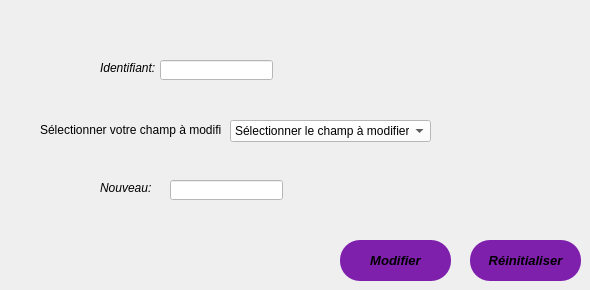
        <widget class="QWidget" name="tab_11">
         <attribute name="title">
          <string>Modifier  un seul champ</string>
         </attribute>
         <widget class="QLabel" name="label_20">
          <property name="geometry">
           <rect>
            <x>100</x>
            <y>60</y>
            <width>81</width>
            <height>16</height>
           </rect>
          </property>
          <property name="font">
           <font>
            <italic>true</italic>
           </font>
          </property>
          <property name="text">
           <string>Identifiant:</string>
          </property>
         </widget>
         <widget class="QLineEdit" name="idmodif">
          <property name="geometry">
           <rect>
            <x>160</x>
            <y>60</y>
            <width>113</width>
            <height>20</height>
           </rect>
          </property>
          <property name="styleSheet">
           <string notr="true">color: rgb(255, 255, 255);
background-color: rgb(255, 255, 255);
border-color: rgb(255, 255, 255);</string>
          </property>
         </widget>
         <widget class="QLabel" name="label_36">
          <property name="geometry">
           <rect>
            <x>100</x>
            <y>180</y>
            <width>81</width>
            <height>16</height>
           </rect>
          </property>
          <property name="font">
           <font>
            <italic>true</italic>
           </font>
          </property>
          <property name="text">
           <string>Nouveau:</string>
          </property>
         </widget>
         <widget class="QComboBox" name="combo1">
          <property name="geometry">
           <rect>
            <x>230</x>
            <y>120</y>
            <width>201</width>
            <height>22</height>
           </rect>
          </property>
          <property name="styleSheet">
           <string notr="true">background-color: rgb(255, 255, 255);</string>
          </property>
          <item>
           <property name="text">
            <string>Sélectionner le champ à modifier</string>
           </property>
          </item>
          <item>
           <property name="text">
            <string>identifiant</string>
           </property>
          </item>
          <item>
           <property name="text">
            <string>Nom &amp;Prénom</string>
           </property>
          </item>
          <item>
           <property name="text">
            <string>fonctionnalité</string>
           </property>
          </item>
          <item>
           <property name="text">
            <string>NumTel</string>
           </property>
          </item>
          <item>
           <property name="text">
            <string>Email</string>
           </property>
          </item>
          <item>
           <property name="text">
            <string>Ville</string>
           </property>
          </item>
          <item>
           <property name="text">
            <string>adresse</string>
           </property>
          </item>
          <item>
           <property name="text">
            <string>CIN</string>
           </property>
          </item>
          <item>
           <property name="text">
            <string>Date de naissance</string>
           </property>
          </item>
          <item>
           <property name="text">
            <string>Salaire</string>
           </property>
          </item>
          <item>
           <property name="text">
            <string>état</string>
           </property>
          </item>
         </widget>
         <widget class="QLabel" name="label_34">
          <property name="geometry">
           <rect>
            <x>40</x>
            <y>120</y>
            <width>181</width>
            <height>20</height>
           </rect>
          </property>
          <property name="text">
           <string>Sélectionner votre champ à modifier:</string>
          </property>
         </widget>
         <widget class="QLineEdit" name="lineEdit_23">
          <property name="geometry">
           <rect>
            <x>170</x>
            <y>180</y>
            <width>113</width>
            <height>20</height>
           </rect>
          </property>
          <property name="styleSheet">
           <string notr="true">background-color: rgb(255, 255, 255);</string>
          </property>
         </widget>
         <widget class="QPushButton" name="modifier">
          <property name="geometry">
           <rect>
            <x>340</x>
            <y>240</y>
            <width>111</width>
            <height>41</height>
           </rect>
          </property>
          <property name="font">
           <font>
            <pointsize>10</pointsize>
            <weight>75</weight>
            <italic>true</italic>
            <bold>true</bold>
           </font>
          </property>
          <property name="styleSheet">
           <string notr="true">
QPushButton
{
border-radius: 10px 100px / 120px;
background-color: rgb(126, 32, 172);
border-color: rgb(0, 0, 255);
border-radius: 20px;
}
QPushButton:hover
{

border-left:10px solid rgb(255, 255, 255);
color:rgb(255, 255, 255);
}
QPushButton:pressed
{
font: 11pt &quot;Microsoft YaHei&quot;;
}

</string>
          </property>
          <property name="text">
           <string>Modifier</string>
          </property>
         </widget>
         <widget class="QPushButton" name="ajouter_18">
          <property name="geometry">
           <rect>
            <x>470</x>
            <y>240</y>
            <width>111</width>
            <height>41</height>
           </rect>
          </property>
          <property name="font">
           <font>
            <pointsize>10</pointsize>
            <weight>75</weight>
            <italic>true</italic>
            <bold>true</bold>
           </font>
          </property>
          <property name="styleSheet">
           <string notr="true">
QPushButton
{
border-radius: 10px 100px / 120px;
background-color: rgb(126, 32, 172);
border-color: rgb(0, 0, 255);
border-radius: 20px;
}
QPushButton:hover
{

border-left:10px solid rgb(255, 255, 255);
color:rgb(255, 255, 255);
}
QPushButton:pressed
{
font: 11pt &quot;Microsoft YaHei&quot;;
}

</string>
          </property>
          <property name="text">
           <string>Réinitialiser</string>
          </property>
         </widget>
        </widget>
